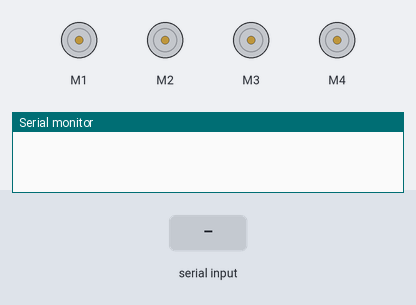
Recording of a sketch running on a simulated Arduino Uno, built with avr-gcc and run on an emulated ATmega328P. Shown: 4 × DC motor (green arrow = forward, orange = backward, longer = faster), the last lines printed to the serial monitor. Inputs (shaded band) come from the test bench.

Above: at 1.2 s.
1.3 s: "F" received over Serial
At 2.3 s:
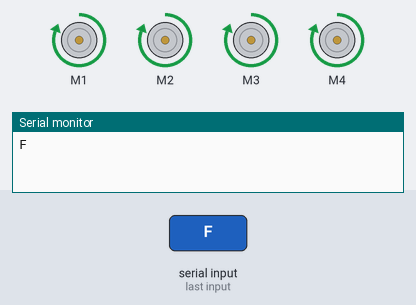
2.8 s: "B" received over Serial
At 3.5 s:
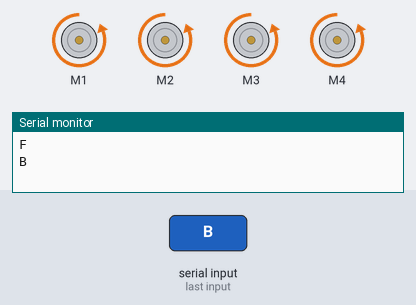
4.3 s: "L" received over Serial
At 4.6 s:
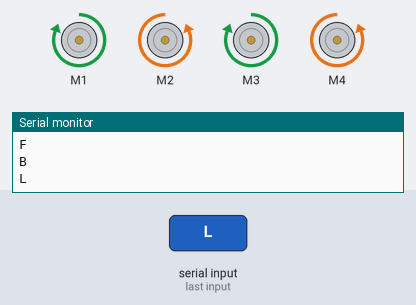
5.8 s: "R" received over Serial
At 6.9 s:
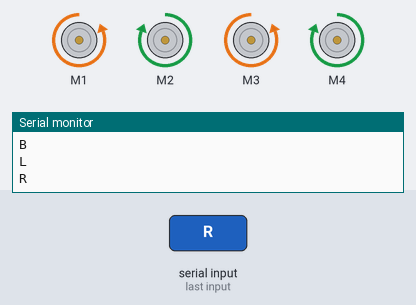
Timing chart, 0 to 8.3 s (numbered marks = the images above; inputs shaded):
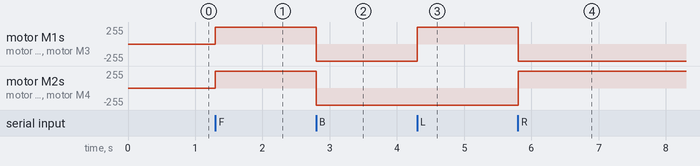

Measured:
- after the input at 1.3 s, motor M1–4: stopped → forward 255/255 at once
- after the input at 2.8 s, motor M1–4: forward 255/255 → backward 255/255 at once
- after the input at 4.3 s, motor M1, motor M3: backward 255/255 → forward 255/255 at once
- after the input at 5.8 s, motor M1, motor M3: forward 255/255 → backward 255/255 at once; motor M2, motor M4: backward 255/255 → forward 255/255 at once

The sketch:

motor.ino
```cpp
#include <AFMotor.h>

AF_DCMotor motor1(1);
AF_DCMotor motor2(2);
AF_DCMotor motor3(3);
AF_DCMotor motor4(4);
char val;

void setup() {
  Serial.begin(9600);

  motor1.setSpeed(255);
  motor2.setSpeed(255);
  motor3.setSpeed(255);
  motor4.setSpeed(255);
}
void loop() {
  if( Serial.available()){
     val=Serial.read();
     Serial.println(val);
    }


    if (val=='F'){
      forward();
    }
    if (val=='B'){
      backward();
    }
    if (val=='L'){
      left();
    }
    if (val=='R'){
      right();
    }
    if (val=='S'){
      stopm();
    }
}
void forward(){
  motor1.run(FORWARD);
  motor2.run(FORWARD);
  motor3.run(FORWARD);
  motor4.run(FORWARD);
}

void backward(){
  motor1.run(BACKWARD);
  motor2.run(BACKWARD);
  motor3.run(BACKWARD);
  motor4.run(BACKWARD);
}


void left(){
  motor1.run(FORWARD);
  motor2.run(BACKWARD);
  motor3.run(FORWARD);
  motor4.run(BACKWARD);
}

void right(){
  motor1.run(BACKWARD);
  motor2.run(FORWARD);
  motor3.run(BACKWARD);
  motor4.run(FORWARD);}

void stopm(){
  motor1.run(RELEASE);
  motor2.run(RELEASE);
  motor3.run(RELEASE);
  motor4.run(RELEASE);
}
```
